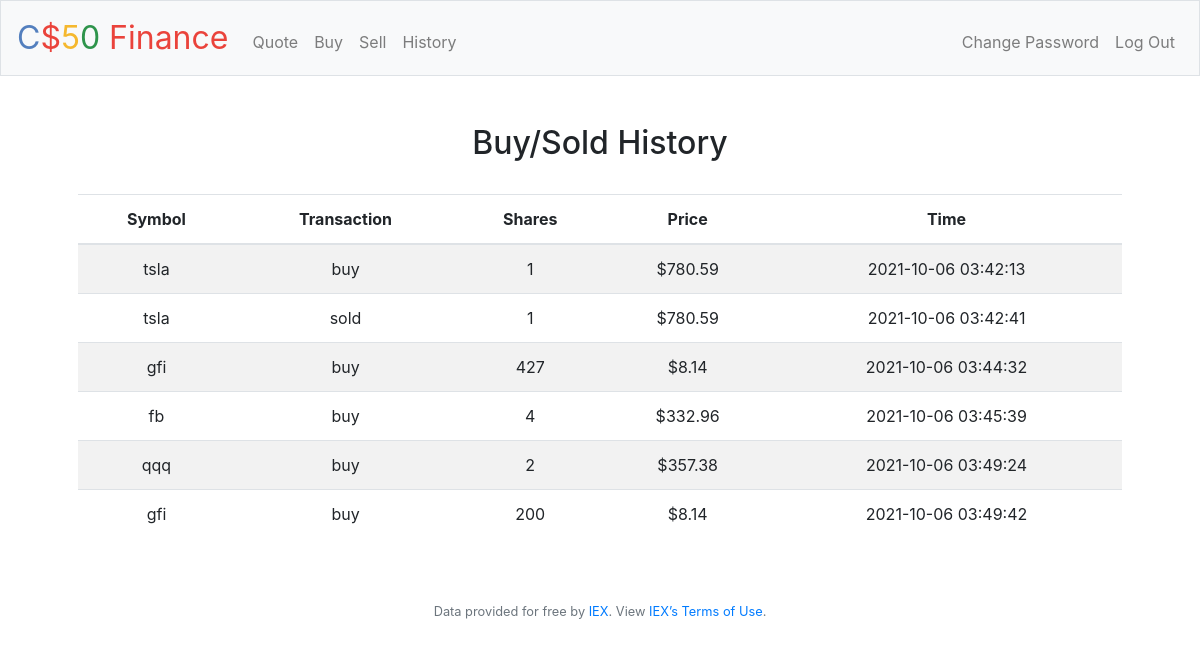
The page /history (signed in) on the database its author committed.
### tables this page shows
CREATE TABLE history (id INTEGER, symbol TEXT NOT NULL, deal TEXT NOT NULL, amount NUMERIC NOT NULL, price NUMERIC NOT NULL, time DATETIME DEFAULT current_timestamp, FOREIGN KEY(id) REFERENCES users(id));

### application.py (the view)
@app.route("/history")
@login_required
def history():
    history = db.execute("SELECT * FROM history WHERE id = ?", session["user_id"])
    return render_template("/history.html", history=history)

### application.py (called while the page is built)
@app.after_request
def after_request(response):
    response.headers["Cache-Control"] = "no-cache, no-store, must-revalidate"
    response.headers["Expires"] = 0
    response.headers["Pragma"] = "no-cache"
    return response

### helpers.py (called while the page is built)
def login_required(f):
    @wraps(f)
    def decorated_function(*args, **kwargs):
        if session.get("user_id") is None:
            return redirect("/login")
        return f(*args, **kwargs)
    return decorated_function

def usd(value):
    return f"${value:,.2f}"

### templates/history.html (shortened to what this page needs)
{% extends "layout.html" %}
{% block main %}
<h2>Buy/Sold History</h2><br>
    <table class="table table-striped">
        <thead>
            <th>Symbol</th>
            <th>Transaction</th>
            <th>Shares</th>
            <th>Price</th>
            <th>Time</th>
        </thead>
        <tbody>
            {% for stock in history %}
                <tr>
                    <td>{{ stock.symbol }}</td>
                    <td>{{ stock.deal }}</td>
                    <td>{{ stock.amount }}</td>
                    <td>{{ stock.price | usd  }}</td>
                    <td>{{ stock.time }}</td>
                </tr>
            {% endfor %}
        </tbody>
    </table>
{% endblock %}

### templates/layout.html (shortened to what this page needs)
<!DOCTYPE html>
<html lang="en">
    <head>
        <link rel="stylesheet" href="https://cdn.jsdelivr.net/npm/bootstrap@4.5.3/dist/css/bootstrap.min.css">
        <link href="/static/styles.css" rel="stylesheet">
    </head>
    <body>
        <nav class="navbar navbar-expand-md navbar-light bg-light border">
            <a class="navbar-brand" href="/"><span class="blue">C</span><span class="red">$</span><span class="yellow">5</span><span class="green">0</span> <span class="red">Finance</span></a>
            <div class="collapse navbar-collapse" id="navbar">
                {% if session.user_id %}
                    <ul class="navbar-nav mr-auto mt-2">
                        <li class="nav-item"><a class="nav-link" href="/quote">Quote</a></li>
                        <li class="nav-item"><a class="nav-link" href="/buy">Buy</a></li>
                        <li class="nav-item"><a class="nav-link" href="/sell">Sell</a></li>
                        <li class="nav-item"><a class="nav-link" href="/history">History</a></li>
                    </ul>
                    <ul class="navbar-nav ml-auto mt-2">
                        <li class="nav-item"><a class="nav-link" href="/change">Change Password</a></li>
                        <li class="nav-item"><a class="nav-link" href="/logout">Log Out</a></li>
                    </ul>
                {% else %}
                    <ul class="navbar-nav ml-auto mt-2">
                        <li class="nav-item"><a class="nav-link" href="/register">Register</a></li>
                        <li class="nav-item"><a class="nav-link" href="/login">Log In</a></li>
                    </ul>
                {% endif %}
            </div>
        </nav>
        <main class="container p-5">
            {% block main %}{% endblock %}
        </main>
        <footer class="small text-center text-muted">
            Data provided for free by <a href="https://iextrading.com/developer">IEX</a>. View <a href="https://iextrading.com/api-exhibit-a/">IEX’s Terms of Use</a>.
        </footer>
    </body>
</html>

### static/styles.css (style rules this page uses)
nav .navbar-brand { font-size: xx-large; }
nav .navbar-brand .blue { color: #537fbe; }
nav .navbar-brand .red { color: #ea433b; }
nav .navbar-brand .yellow { color: #f5b82e; }
nav .navbar-brand .green { color: #2e944b; }
main { overflow-x: auto; text-align: center; }

### rows shown on the page
history: symbol "tsla", deal "buy", amount "1", price "$780.59", time "2021-10-06 03:42:13"
history: symbol "tsla", deal "sold", amount "1", price "$780.59", time "2021-10-06 03:42:41"
history: symbol "gfi", deal "buy", amount "427", price "$8.14", time "2021-10-06 03:44:32"
history: symbol "fb", deal "buy", amount "4", price "$332.96", time "2021-10-06 03:45:39"
history: symbol "qqq", deal "buy", amount "2", price "$357.38", time "2021-10-06 03:49:24"
history: symbol "gfi", deal "buy", amount "200", price "$8.14", time "2021-10-06 03:49:42"
